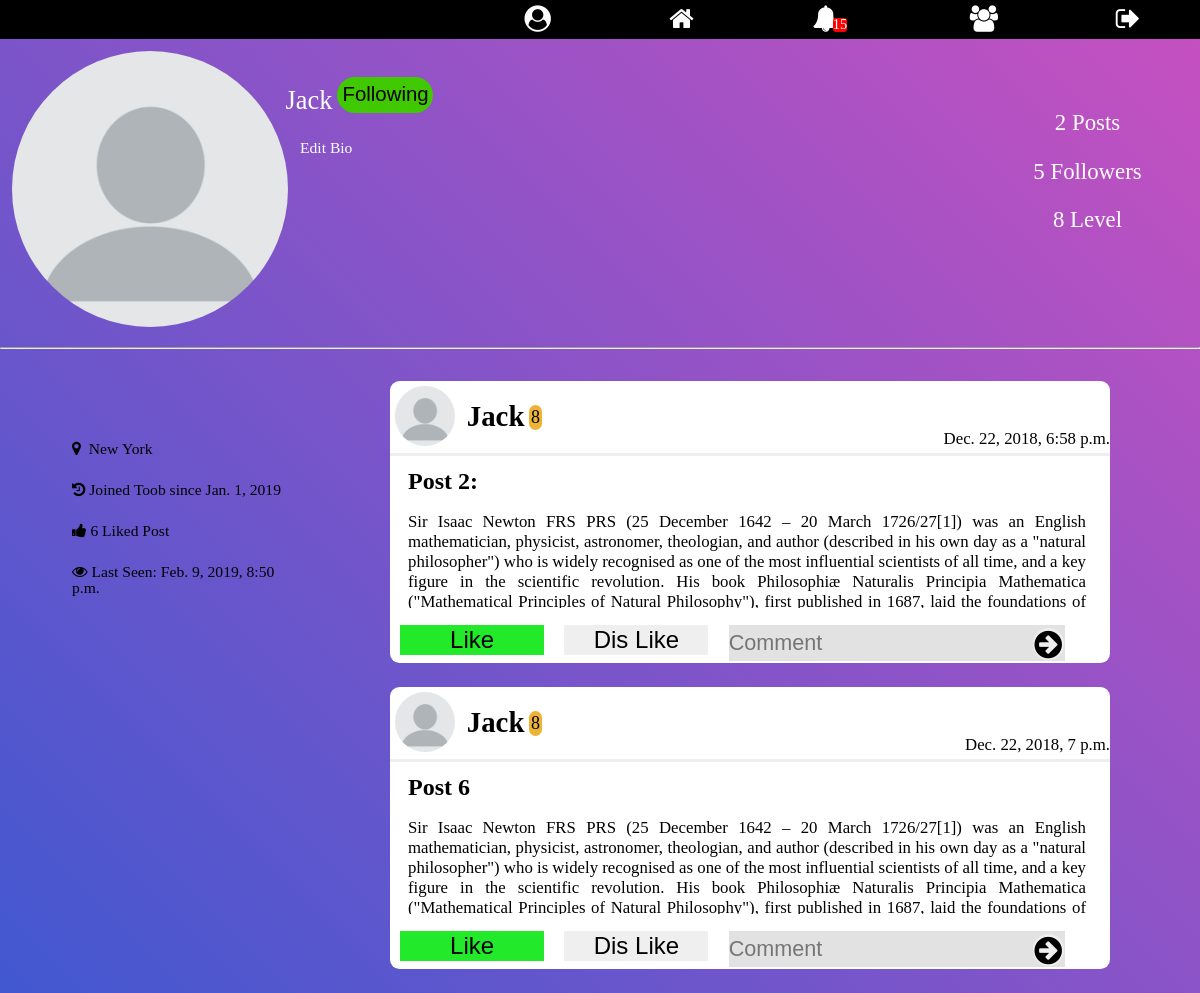
The app's page /profile/4/ (signed in), older data.
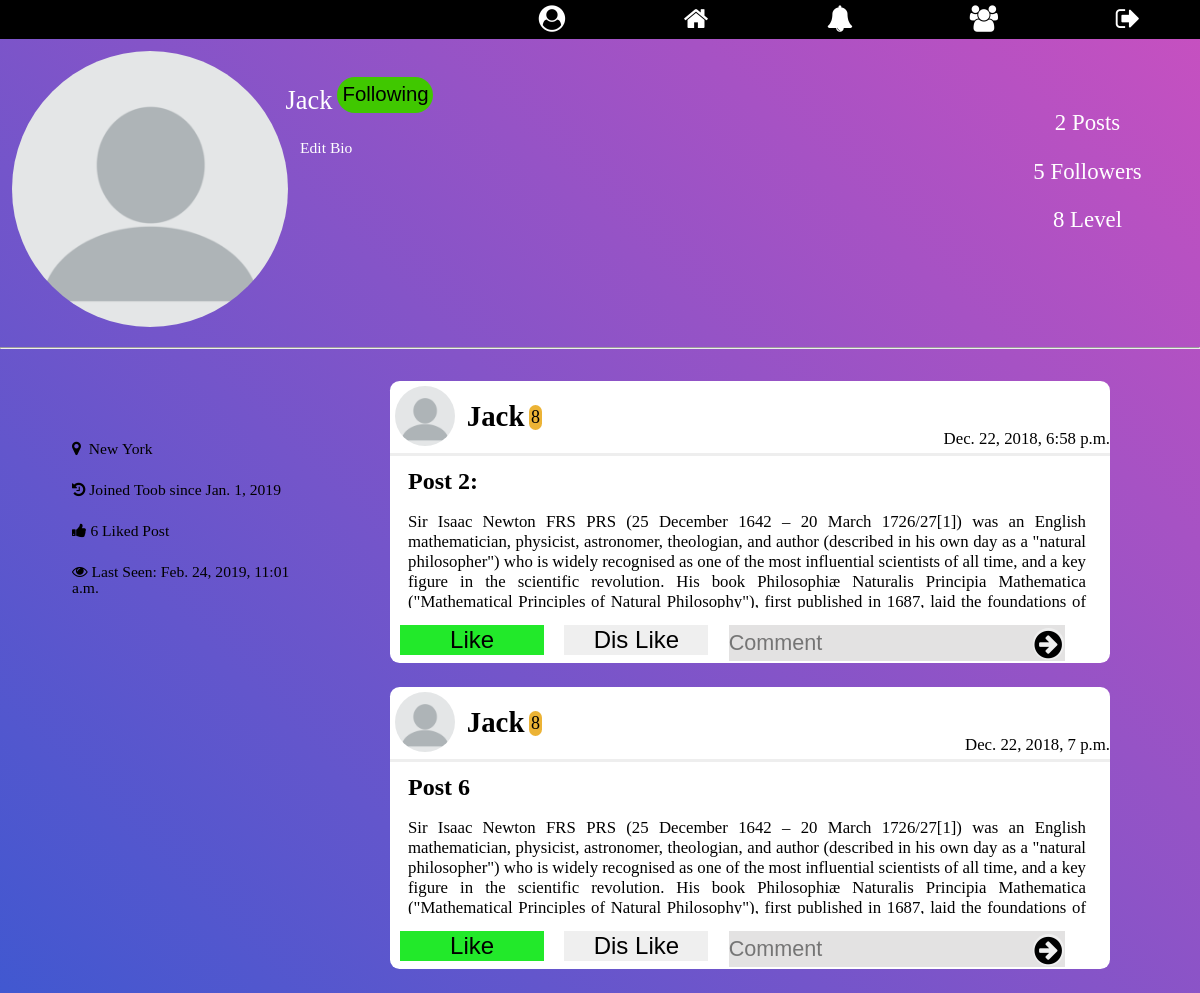
The same page, newer data.
### signup/models.py (models this page shows)
class Profile(models.Model):
    user = models.OneToOneField(User, on_delete=models.CASCADE)
    gender = models.CharField(max_length=10, blank=True)
    city = models.CharField(max_length=30, blank=True)
    date_of_birth = models.DateField(null=True, blank=True)
    level = models.IntegerField(default=1)
    bio = models.TextField(max_length=410, default='Edit Bio')
    profile_pic = models.ImageField(
        blank=True,
        help_text="Select Your Profile Image",
    )
    date_of_joining = models.DateTimeField(editable=False,
                                           default=timezone.now)
    follows = models.ManyToManyField('Profile')
    def __str__(self):
        return str(self.user)

### home/models.py (models this page shows, shortened)
class Posts(models.Model):
    choices = (
        ("1", ("Question")),
        ("2", ("Creative Idea")),
        ("3", ("Innovation")),
        ("4", ("Nightmare")),
        ("5", ("Thought"))
    )
    title = models.CharField(max_length=250, blank=False)
    content = models.TextField(max_length=15000,
                               help_text="Write Your thought here...")
    creation_time = models.DateTimeField(auto_now_add=True, editable=False)
    likes = models.ManyToManyField(User, blank=True, related_name='likes')
    dis_likes = models.ManyToManyField(User, blank=True,
                                       related_name='dis_likes')
    image = models.ImageField(blank=True,
                              help_text="Use Image for Impowring your Thought")
    last_modified = models.DateTimeField(auto_now=True, editable=False)
    user_profile = models.ForeignKey(Profile, on_delete=models.CASCADE)
    trending_ratio = models.FloatField(default=1)
    type = models.CharField(max_length=50, choices=choices)
    tags = models.CharField(max_length=250)
    views = models.ManyToManyField(User, blank=True)

### signup/views.py (the view)
# urls.py: url(r'^(?P<user_id>[0-9]+)/$', views.profile, name='profile'),
def profile(request, user_id):   # when profile page is called
    print("Inside Profile page...")
    if request.user.is_authenticated:
        user_profile = get_object_or_404(Profile, id=user_id)
        logged_in_user_profile = get_object_or_404(Profile,
                                                   user=request.user.id)
        user_post = Posts.objects.all().filter(user_profile=user_id).order_by("-trending_ratio")
        following = Profile.objects.all().filter(follows=user_profile.id)
        likes = (
            Posts.objects
            .filter(user_profile=user_id)  # filtering the post of specific user
            .annotate(likes_count=Count('likes'))  # counting likes on each post
            .aggregate(total_likes=Sum('likes_count'))  # Summing likes on each post to give total likes
        )
        context = {
            'logged_in_user_profile': logged_in_user_profile,
            'user_profile': user_profile,
            'user_post': user_post,
            'following': following,
            'total_likes': likes.get('total_likes')
        }
        return render(request, 'profile.html', context)
    else:
        logger.critical(" Unauthenticated user tries to access the secured URL")
        return HttpResponseRedirect(reverse('login'))

### Notification/context_processor.py (called while the page is built)
def pass_value(request):
    if request.user.is_authenticated:
        user_prfile = Profile.objects.get(user=request.user)
        my_notif = Notifications.objects.filter(receiver=user_prfile)
        unseen_notif_count = my_notif.filter(view=False).count()
        context = {
            "my_notif": my_notif[:12],
            "unseen_notif_count": unseen_notif_count
        }
        return context
    else:
        context = {}
        return context

### signup/templates/profile.html (shortened to what this page needs)
{% extends 'base.html' %}
{% block content %}
  {% load static %}
  <link rel="stylesheet" href="{% static 'signup/profile_style.css' %}">
  <div class="user-info">
    {% if user_profile.profile_pic %}
      <img src="{{ user_profile.profile_pic.url }}" class="profile-pic" alt="Image not found">
    {% else %}
      <img src="{% static 'toob/images/default-profile.png' %}" class="profile-pic" alt="Image not found">
    {% endif %}
    <div class="bio"><p>
      {{ user_profile.bio }}
    </p></div>
    <div class="above-bio">
      <span class="user-name">{{ user_profile.user.username }}</span>
      {% if user_profile.user.username != request.user.username %}
        {% include 'follow_section.html' %}
      {% else %}
        <a href="/profile/edit" id="edit_profile">Edit Profile</a><br>
      {% endif %}
    </div>
    <div class="side-details" >
      <p class="side-data" align="center"><span >{{ user_post|length }}</span> Posts <br></p>
      <p class="side-data" align="center"><span> {{ following|length }} </span> Followers</p>
      <p class="side-data" align="center"><span>{{ user_profile.level }}</span> Level</p>
    </div>
  </div>
  <hr>
  <div class="user-extra">
    <div class="user-technical">
      <div class="data-box">
        <span class="data fa fa-map-marker">&nbsp;&nbsp;{{ user_profile.city }}</span><br>
        <span class="data fa fa-history">&nbsp;Joined Toob since {{ user_profile.date_of_joining|date }}</span><br>
        <span class="data fa fa-thumbs-up">&nbsp;{{ total_likes }} Liked Post</span><br>
        <span class="data fa fa-eye">&nbsp;Last Seen: {{ user_profile.user.last_login }}</span><br>
      </div>
    </div>
    <div class="user-posts">
      {% for post in user_post %}
      <div class="posts" id="post-1">
        <div class="post-header">
          {% if user_profile.profile_pic %}
            <img src="{{ user_profile.profile_pic.url }}" class="post-profile-pic" alt="Image not found">
          {% else %}
            <img src="{% static 'toob/images/default-profile.png' %}" class="post-profile-pic" alt="Image not found">
          {% endif %}
          <h3 class="post-user-name">{{ post.user_profile }}</h3><span class="level">{{ post.user_profile.level }}</span>
          <span class="date">{{ post.creation_time }}</span>
        </div>
        <h2 class="thought-title">{{ post.title }}</h2>
        <p class="content" id="{{ post.id }}" onclick="showWholeContent({{ post.id }})">
          {{ post.content|slice:":1300" }}<a class="read_more" href="/details/{{ post.id }}"><b> Read More</b></a>
        </p>
        <div class="post-footer">
          {% include 'like_section.html' %}
          {% include 'dis_like_section.html' %}
          <form action="target" class="comment-form">
            <input type="text" id="comment" name="comment" placeholder="Comment">
            <button type="submit" class="btn comment-submit">
              <i class="fa fa-arrow-circle-right fa-lg"></i>
            </button>
          </form>
        </div>
      </div>
      {% endfor %}
    </div>
  </div>
{% endblock %}

### templates/base.html (shortened to what this page needs)
<!doctype html>
<html lang="en">
<head>
    {% load static %}
    <link rel="stylesheet" href="{% static 'basestyle.css'%}">
    <link rel="stylesheet" type="text/css" href="{% static 'toob/fonts/font-awesome-4.7.0/css/font-awesome.min.css' %}">
</head>
<body>
      <header>
        <ul class="mainMenu" id="menu">
          {% if user.is_authenticated %}
            <a href="/profile/{{ request.user.profile.id }}"><li class="menuItem" id="profile"><span class="fa fa-user-circle"></span><span class="tooltiptext" id="profile-tooltip">Profile</span></li></a>
          {% else %}
            <a href="{% url 'login' %}"><li class="menuItem" id="profile"><span class="fa fa-user-circle"></span><span class="tooltiptext" id="profile-tooltip">Profile</span></li></a>
          {% endif %}
          <a href="{% url 'home' %}"><li class="menuItem" id="home"><span class="fa fa-home"></span><span class="tooltiptext" id="home-tooltip">Home</span></li></a>
          <a href="#"><li class="menuItem except" id="bell"><span class="fa fa-bell except"><span class="tooltiptext" id="bell-tooltip">Notification</span></li></a>
          {% if unseen_notif_count > 0 %}
            <span id="notif_count">{{ unseen_notif_count }}</span>
          {% endif %}
          <a href="{% url 'explore' %}"><li class="menuItem" id="community"><span class="fa fa-users"><span class="tooltiptext" id="users-tooltip">Explore</span></li></a>
          {% if user.is_authenticated %}
            <a href="{% url 'logout' %}"><li class="menuItem" id="logout"><span class="fa fa-sign-out"><span class="tooltiptext" id="sign-out-tooltip">Logout</span></li></a>
          {% else %}
            <a href="{% url 'login' %}"><li class="menuItem" id="login"><span class="fa fa-sign-in"><span class="tooltiptext" id="sign-out-tooltip">Login</span></li></a>
          {% endif %}
        </ul>
      </header>
    {% block content %}
    {% endblock %}
</body>
</html>

### templates/follow_section.html (shortened to what this page needs)
<form id="follow-form{{ user_profile.id }}" class="follow-form">
  {% if user.is_authenticated %}
    <button type="button" id="follow{{ user_profile.id }}" class="follow-btn" name="button">Follow</button><br>
    {% else %}
    <button type="button" onclick="location.href='{% url 'login' %}';" id="follow{{ user_profile.id }}" class="follow-btn" name="button">Follow</button><br>
    {% endif %}
</form>

### templates/like_section.html (shortened to what this page needs)
<form id="like-form{{ post.id }}">
  {% if user.is_authenticated %}
  <button type="submit" id="{{ post.id }}btn" name="like" value="{{ post.id }}" class="btn upvote">Like</button>
  {% else %}
    <button type="button" id="{{ post.id }}btn" onclick="location.href='{% url 'login' %}';" name="like" class="btn upvote">Like</button>
  {% endif %}
</form>

### templates/dis_like_section.html (shortened to what this page needs)
<form id="dis_like-form{{ post.id }}">
  {% if user.is_authenticated %}
  <button type="submit" id="{{ post.id }}btn2" name="like" value="{{ post.id }}" class="btn upvote">Dis Like</button>
  {% else %}
    <button type="button" id="{{ post.id }}btn2" onclick="location.href='{% url 'login' %}';" name="like" class="btn upvote">Dis Like</button>
  {% endif %}
</form>

### static/basestyle.css (style rules this page uses)
body { margin: 0px; padding: 0px; background: linear-gradient(-135deg, #c850c0, #4158d0); }
header { height: auto; background-color: #000000; }
.mainMenu { display: flex; margin: 0px; padding: 0px; justify-content: flex-end; }
.menuItem { display: inline-block; width: 10vw; text-align: center; margin: 4px 1vw 4px 1vw; list-style-type: none; font-size: 2.2vw; color: #ffffff; }
#profile { align-self: flex-start }
a { text-decoration: none; color: inherit; width: inherit; height: inherit; }

### signup/static/signup/profile_style.css (style rules this page uses)
.user-info { display: flex; justify-content: space-around; color: #fff; }
.profile-pic { width: 25vw; height: 23vw; border-radius: 50%; margin: 1vw; flex: 1; }
.above-bio { position: absolute; top: 7vw; left: 23.8vw; }
.user-name { font-size: 2.2vw; }
.follow-form { display: inline; }
.follow-btn { width: 8vw; height: 3vw; border-radius: 2vw; font-size: 1.7vw; background-color: rgb(140, 238, 255); position: relative; bottom: 0.6vw; border: none; }
.bio { font-size: 1.3vw; position: relative; top: 7vw; flex: 3; height: 15vw; }
.side-details { flex: 1; }
.side-data { font-size: 1.9vw; position: relative; top: 4vw; }
.user-extra { display: flex; }
.user-technical { flex: 1; }
.data-box { margin-top: 5vw; }
.data { margin: 2vw 0 0 6vw; font-size: 1.3vw; }
.user-posts { flex: 3; }
.posts { margin-left: auto; margin-right: auto; margin-top: 2vw; margin-bottom: 2vw; width: 60vw; height: auto; background-color: #fff; border-radius: 0.8vw; color: #000; }
.post-header { display: flex; justify-content: flex-start; border-bottom: inset; }
.post-profile-pic { margin: 0.4vw 0 0 0.4vw; border-radius: 50%; height: 5vw; width: 5vw; }
.post-user-name { margin: 1.6vw 0 0 1vw; padding: 0; font-size: 2.4vw; }
.level { background-color: rgb(236, 179, 53); border-radius: 2vw; padding: 0.15vw; margin-left: 0.4vw; height: 1.8vw; font-size: 1.5vw; text-align: center; position: relative; top : 2vw; }
.date { margin-top: 4vw; margin-left: auto; height: 2vw; font-size: 1.4vw; }
.thought-title { margin: 1vw 0 0 1.5vw; font-size: 2vw; }
.content { margin-left: 1.5vw; text-align: justify; padding-right: 2vw; font-size: 1.4vw; height: 8vw; overflow-y: hidden; }
.post-footer { width: inherit; height: 2.6vw; background-color: #fff; height: auto; display: flex; justify-content: space-around; border-radius: 2vw; padding-bottom: 0.2vw; }
.btn { border-style: none; height: inherit; width: 12vw; font-size: 2vw; }
.comment-form { display: inline; height: inherit; }
input[name="comment"] { border: none; background-color: rgb(227, 226, 226); height: 3vw; width: 28vw; padding: 0; font-size: 1.8vw; }
.comment-submit { padding: 0px; border-radius: 50%; width: 2.6vw; height: 2.6vw; position: relative; right: 3vw; top: 0.2vw; }

Row changes from the older to the newer data that the page shows:
changed through a linked row, Profile "Edit Bio": user.last_login "Feb. 9, 2019, 8:50 p.m." → "Feb. 24, 2019, 11:01 a.m."
Text that changed along with them:
{{ unseen_notif_count }}: "15" → (not shown)
